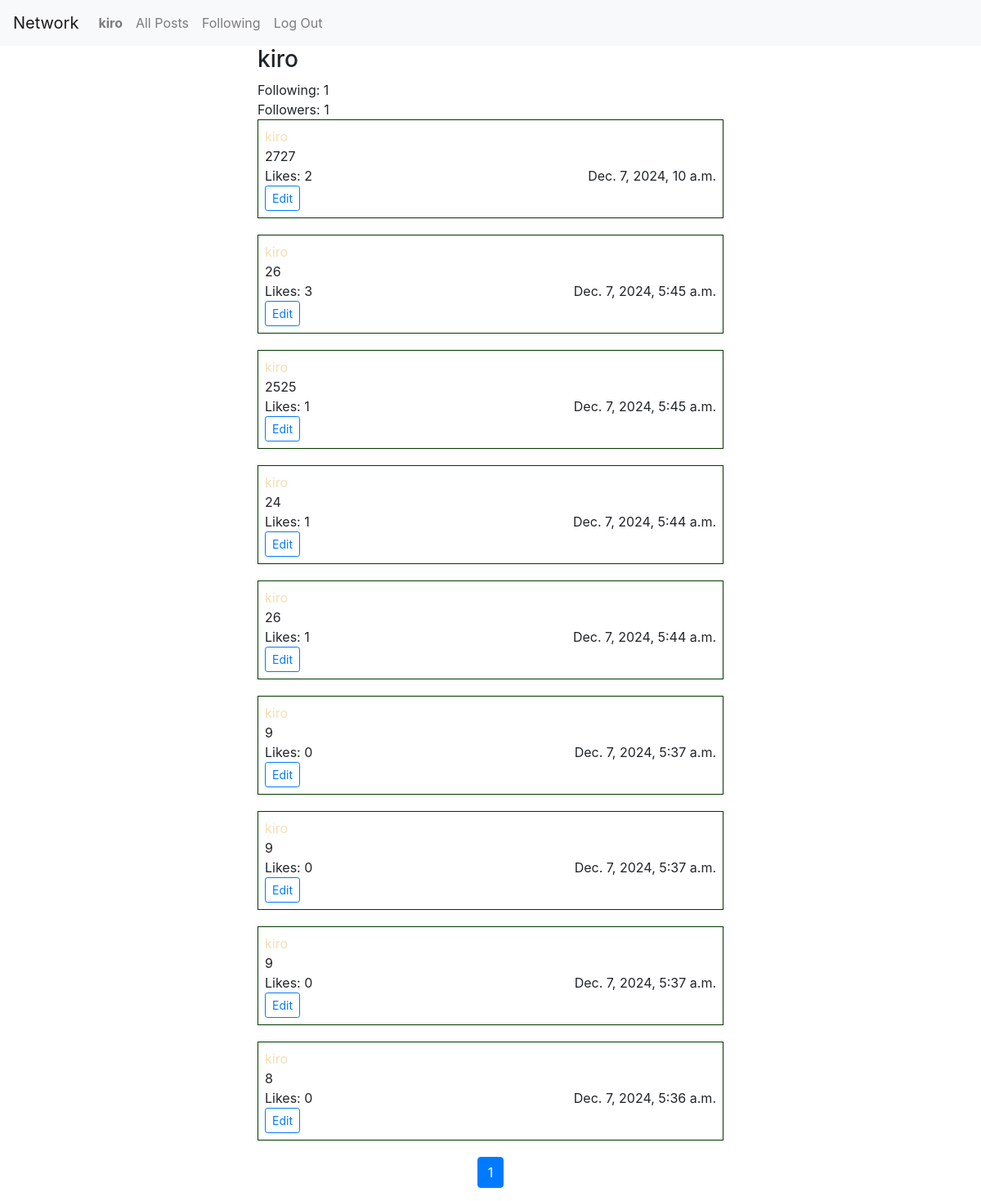
/profile/3 (signed in), run on an earlier commit of the app's database.
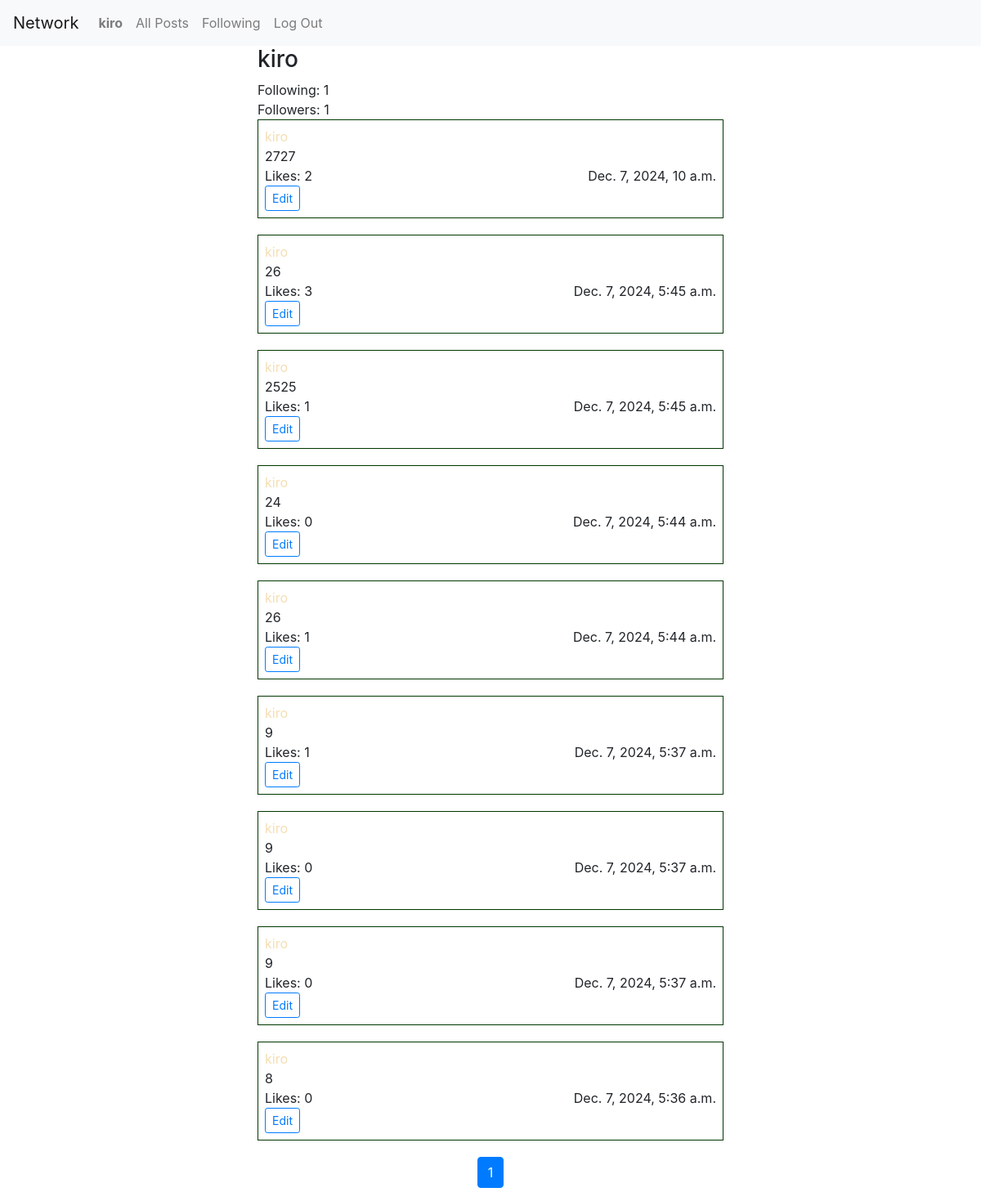
And on a later commit of the database.
### network/models.py (models this page shows)
class Post(models.Model):
    user = models.ForeignKey(User, on_delete=models.CASCADE, related_name="posts")
    body = models.TextField(max_length=1024)
    created_at = models.DateTimeField(auto_now_add=True)
    likes = models.IntegerField(default=0)

class User(AbstractUser):
    pass

### network/views.py (the view)
# urls.py: path("profile/<str:user_id>", views.profile, name="profile"),
@login_required
def profile(request, user_id):
    user = User.objects.get(id=user_id)
    posts = Post.objects.filter(user=user).order_by("-created_at")
    paginator = Paginator(posts, 10)
    page_number = request.GET.get('page')
    page_obj = paginator.get_page(page_number)
    user_following = Following.objects.filter(user=user).count()
    user_followed = Following.objects.filter(followed=user).count()
    followed = Following.objects.filter(user=request.user, followed=user).exists()
    is_own_profile = int(user_id) == int(request.user.id)
    return render(request, "network/profile.html", {
        "user": user,
        "page_obj": page_obj,
        "following": user_following,
        "followers": user_followed,
        "followed": followed,
        "is_own_profile": is_own_profile
    })

### network/templates/network/profile.html (shortened to what this page needs)
{% extends "network/layout.html" %}
{% load static %}
{% block body %}
<div class="container">
  <h3>{{ user.username }}</h3>
  <div class="f">Following: {{ following }}</div>
  <div class="f">Followers: {{ followers }}</div>
{% for post in page_obj %}
<div class="post" data-post-id="{{ post.id }}">
  <a href="{% url 'profile' post.user.id %}">
    <p>{{ post.user }}</p>
  </a>
  <p class="post-body post-body-{{ post.id }}">{{ post.body }}</p>
  <div class="d-flex justify-content-between">
    <span>Likes: {{ post.likes }}</span>
    <span>{{ post.created_at }}</span>
  </div>
  {% if post.user == request.user %}
  <button class="btn btn-sm btn-outline-primary edit-post">Edit</button>
  {% endif %}
</div>
{% endfor %}
</div>
<nav aria-label="Page navigation">
  <ul class="pagination justify-content-center">
    {% for num in page_obj.paginator.page_range %}
    {% if page_obj.number == num %}
    <li class="page-item active"><span class="page-link">{{ num }}</span></li>
    {% elif num > page_obj.number|add:'-3' and num < page_obj.number|add:'3' %}
    <li class="page-item"><a class="page-link" href="?page={{ num }}">{{ num }}</a></li>
    {% endif %}
    {% endfor %}
  </ul>
</nav>
 {% endblock %}

What changed in the data, as far as the page shows it:
changed Post (number 4 of 9 on the later page): likes "1" → "0"
changed Post (number 6 of 9 on the later page): likes "0" → "1"
